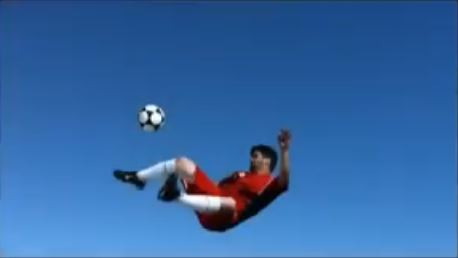
#> input picture computacao-grafica-opencv-python/Lessions/Lession 4/soccer.jpg, 458 x 258 px
$ python histograma_colorido.py
#> lines starting #> are read from the running program, lines starting #| are printed output that depends on the picture
import cv2
import numpy as np
from matplotlib import pyplot as plt

img = cv2.imread("soccer.jpg")
#> img is the input picture: shape (258, 458, 3); mean B, G, R 164.7, 103.4, 52.6
color = ('b', 'g', 'r')

for i, col in enumerate(color):
    #print (i,col) printar os valores recebidos em b, g, r
    histr = cv2.calcHist([img],[i], None, [256], [0,256])
    plt.plot(histr, color = col)#plotar qual histograma vai aparecer
    plt.xlim([0,256])

cv2.imshow("Imagem Original", img) #passar a imagem carregada para Imagem Original
plt.show()
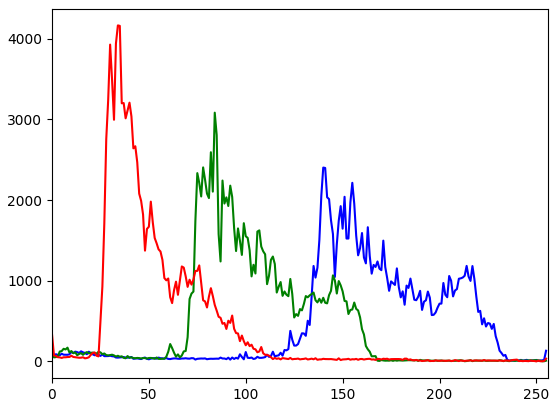
#> figure drawn by matplotlib, 1 panel; curve peaks at x = 140, y = 2402; curve peaks at x = 84, y = 3082; curve peaks at x = 34, y = 4163

cv2.waitKey(0) #Para o programa não fechar rápido
cv2.destroyAllWindows() #Para limpar todas as telas quando precionado alguma tecla
